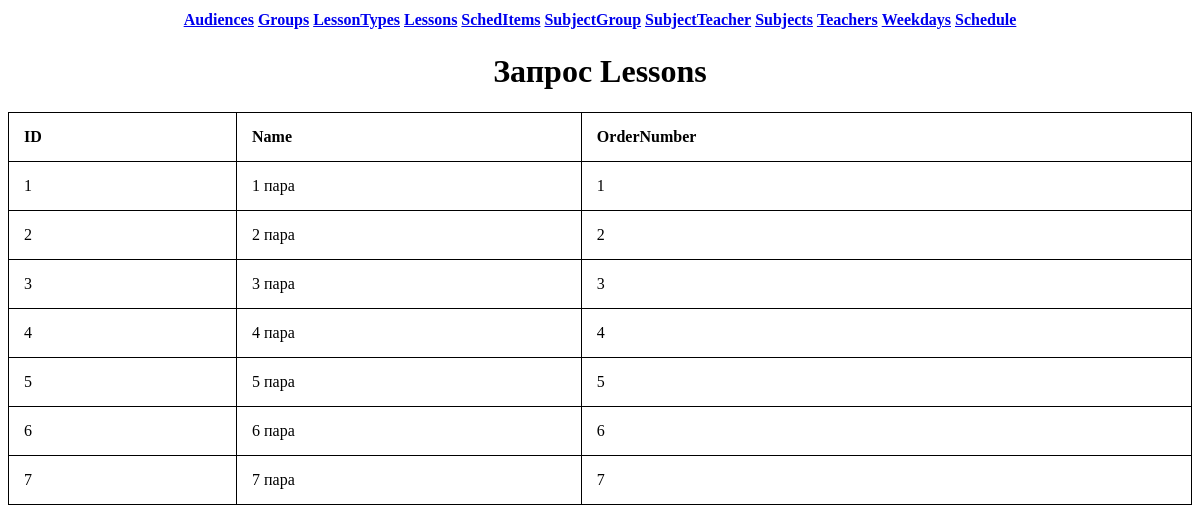
Screenshot of /table/Lessons with the database file from the repository.
### tables this page shows
CREATE TABLE `Lessons` ( `ID` INTEGER NOT NULL DEFAULT -1, `Name` TEXT, `OrderNumber` TEXT );

### mainpage.py (the view)
@app.route("/table/<table>", methods=["GET", "POST"])
def open(table="Audiences"):
	heading, gen, name = generating_table(table)
	return load_page("start.html", heading=heading, name=name, table=gen)

### mainpage.py (called while the page is built, shortened)
def load_page(page, **kwargs):
	return render_template(page, items=[i[1] for i in tables+custom_tables], **kwargs)

def gen_items(table=[]):
	items = []
	for i in table:
		items.append('<td id="elem">'+'</td><td id="elem">'.join([str(k) for k in i])+"</td>")
	return items

def generating_table(table_name=tables[0][1]):
	tabl = [i[1] for i in tables]
	custom = [i[1] for i in custom_tables]
	if table_name in tabl:
		cursr.execute("PRAGMA table_info(%s)"%table_name)
		header = []
		for i in cursr.fetchall():
			header.append(i[1])
		cursr.execute("SELECT * FROM "+table_name)
		items = []
		for i in cursr.fetchall():
			items.append(i)
	return header, gen_items(items), table_name

### templates/start.html (shortened to what this page needs)
<head>
	<link rel="stylesheet" href="../static/css/style.css">
</head>
<body>
	<center>
		<form name="Bases" action="/" method='GET'>
			<table>
				<tr>
				{% for item in items %}
					<th><a href="/table/{{ item }}">{{ item }}</a></th>
				{% endfor %}
				</tr>
			</table>
		</form>
		{% if name %}
			<h1>Запрос {{ name }}</h1>
			<table id="tab">
				<tr id="elem">
				{% for title in heading %}
					<th id="elem">{{ title|safe }}</th>
				{% endfor %}
				</tr>
				{% for items in table %}
				<tr id="elem">
					{{ items|safe }}
				</tr>
				{% endfor %}
			</table>
		{% else %}
			<h1>Данная страница пуста</h1>
		{% endif %}
	</center>
</body>

### static/css/style.css (style rules this page uses)
#tab { border: 1px solid; text-align: left; border-collapse: collapse; width: 100%; }
#elem { border: 1px solid; text-align: left; padding: 15px; }

### rows the page displays
Lessons: Name "1 1 пара 1"
Lessons: Name "2 2 пара 2"
Lessons: Name "3 3 пара 3"
Lessons: Name "4 4 пара 4"
Lessons: Name "5 5 пара 5"
Lessons: Name "6 6 пара 6"
Lessons: Name "7 7 пара 7"

### other values shown
{{ item }} "Audiences" "Groups" "LessonTypes" "Lessons" "SchedItems" "SubjectGroup" "SubjectTeacher" "Subjects" "Teachers" "Weekdays" "Schedule"
{{ name }} "Lessons"
{{ title|safe }} "ID" "Name" "OrderNumber"
